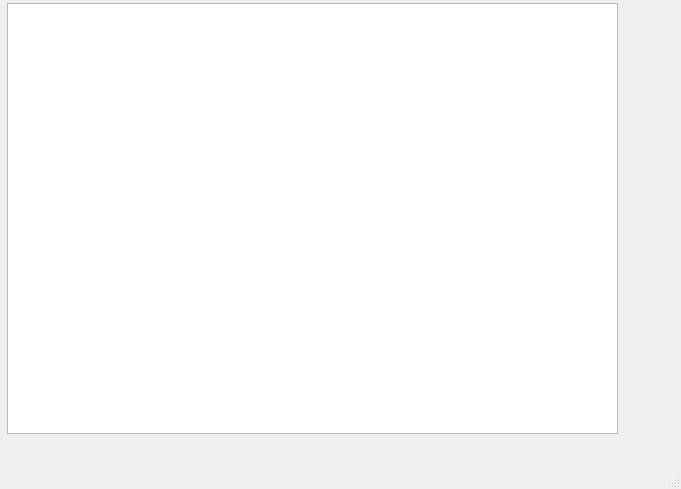
<?xml version="1.0" encoding="UTF-8"?>
<ui version="4.0">
 <class>MainWindow</class>
 <widget class="QMainWindow" name="MainWindow">
  <property name="geometry">
   <rect>
    <x>0</x>
    <y>0</y>
    <width>681</width>
    <height>489</height>
   </rect>
  </property>
  <property name="mouseTracking">
   <bool>true</bool>
  </property>
  <property name="windowTitle">
   <string>MainWindow</string>
  </property>
  <widget class="QWidget" name="centralwidget">
   <widget class="QWidget" name="verticalLayoutWidget">
    <property name="geometry">
     <rect>
      <x>7</x>
      <y>3</y>
      <width>611</width>
      <height>431</height>
     </rect>
    </property>
    <layout class="QVBoxLayout" name="verticalLayout">
     <item>
      <widget class="QGraphicsView" name="graphicsView">
       <property name="enabled">
        <bool>true</bool>
       </property>
      </widget>
     </item>
    </layout>
   </widget>
  </widget>
  <widget class="QMenuBar" name="menubar">
   <property name="geometry">
    <rect>
     <x>0</x>
     <y>0</y>
     <width>681</width>
     <height>21</height>
    </rect>
   </property>
  </widget>
  <widget class="QStatusBar" name="statusbar"/>
 </widget>
 <resources/>
 <connections/>
</ui>
